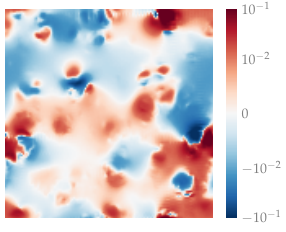

Write Python code to recreate this figure.
import os

import numpy as np
import jax
import jax.numpy as jnp
import matplotlib.pyplot as plt

from pmwd import (
    Configuration,
    SimpleLCDM,
    boltzmann,
    white_noise, linear_modes,
    lpt,
    nbody,
    scatter,
)
from pmwd.vis_util import simshow


def model(modes, cosmo, conf):
    cosmo = boltzmann(cosmo, conf)
    modes = linear_modes(modes, cosmo, conf)
    ptcl, obsvbl = lpt(modes, cosmo, conf)
    ptcl, obsvbl = nbody(ptcl, obsvbl, cosmo, conf)
    dens = scatter(ptcl, conf)
    return dens


def obj(tgt_dens, modes, cosmo, conf):
    dens = model(modes, cosmo, conf)
    return (dens - tgt_dens).var()

obj_grad = jax.grad(obj, argnums=(1, 2))


ptcl_spacing = 1.
ptcl_grid_shape = (128,) * 3
conf = Configuration(ptcl_spacing, ptcl_grid_shape, mesh_shape=2,
                     a_start=1/16, a_nbody_maxstep=1/16)

cosmo = SimpleLCDM(conf)


# control the target dens variation
fname = 'dens.npy'
if not os.path.exists(fname):
    seed = 0  # seed for target
    modes = white_noise(seed, conf)

    dens = model(modes, cosmo, conf)  # target density
    jnp.save(fname, dens)
dens = jnp.load(fname)


# control the input modes variation
fname = 'modes.npy'
if not os.path.exists(fname):
    seed = 1
    modes = white_noise(seed, conf, real=True)
    jnp.save(fname, modes)
modes = jnp.load(fname)


n = 64
fname_am = 'grads_am{}.npy'  # adjoint mode gradients
fname_ad = 'grads_ad{}.npy'  # AD mode gradients

if not os.path.exists(fname_am.format(0)):  # adjoint gradients
    print('#### adjoint method ####')
    for i in range(n):
        modes_grad, cosmo_grad = obj_grad(dens, modes, cosmo, conf)
        jnp.save(fname_am.format(i), modes_grad)
        print(cosmo_grad)
elif not os.path.exists(fname_ad.format(0)):  # AD gradients
    # HACK for AD: commenting out custom_vjp and defvjp on scatter, gather, and nbody
    print('#### AD ####')
    for i in range(n):
        modes_grad, cosmo_grad = obj_grad(dens, modes, cosmo, conf)
        jnp.save(fname_ad.format(i), modes_grad)
        print(cosmo_grad)
else:  # making plots
    gam = np.stack([np.load(fname_am.format(i)) for i in range(n)], axis=0)
    gad = np.stack([np.load(fname_ad.format(i)) for i in range(n)], axis=0)

    from matplotlib.colors import SymLogNorm, LogNorm
    plt.style.use('adjoint.mplstyle')

    fig, _ = simshow(gam[0, 32], figsize=(3.5, 2.7), cmap='RdBu_r',
                     norm=SymLogNorm(0.01, vmin=-0.1, vmax=0.1), colorbar=True,
                     interpolation='none')
    fig.savefig('grads.pdf')
    plt.close(fig)

    fig, ax = plt.subplots(figsize=(2.5, 2.5))
    bins = np.linspace(-0.32, 0.32, num=65, endpoint=True)
    ax.hist2d(gam.ravel(), gad.ravel(), bins=[bins, bins], cmap='binary', norm=LogNorm())
    ax.set_yticks(ax.get_xticks())
    ax.set_xlim(bins[0], bins[-1])
    ax.set_ylim(bins[0], bins[-1])
    ax.set_xlabel('AD grad')
    ax.set_ylabel('adjoint grad')
    fig.savefig('grads_cmp.pdf')
    plt.close(fig)

    def diffpair(g0, g1):
        g0 = g0.reshape(n, np.prod(ptcl_grid_shape))
        g1 = g1.reshape(n, np.prod(ptcl_grid_shape))
        gd = np.zeros((n * (n-1) // 2, g0.shape[1]), dtype=g0.dtype)
        for i in range(n):
            for j in range(i):
                ind  = i * (i-1) // 2 + j
                gd[ind] = g1[j] - g0[i]
        return gd.ravel()

    fig, ax = plt.subplots(figsize=(2.5, 2.5))
    bins = np.linspace(-6.4e-4, 6.4e-4, num=129, endpoint=True)
    kwargs = dict(bins=bins, histtype='step', joinstyle='round',  capstyle='round')
    gd = diffpair(gam, gam)
    print('adj-adj:', gd.std())
    ax.hist(gd, color='gray', ls='-', lw=1, label='adj-adj', **kwargs)
    gd = diffpair(gam, gad)
    print('adj-AD: ', gd.std())
    ax.hist(gd, color='k', ls='-', lw=1, label='adj-AD', **kwargs)
    gd = diffpair(gad, gad)
    print('AD-AD:  ', gd.std())
    ax.hist(gd, color='gray', ls=':', lw=1.5, label='AD-AD', **kwargs)
    ax.set_xlim(bins[0], bins[-1])
    ax.set_ylim(2e4, 5e9)
    ax.set_yscale('log')
    ax.ticklabel_format(axis='x', scilimits=(0, 0))
    ax.tick_params(axis='y', which='minor', left=False, right=False)
    ax.set_xlabel('grad diff')
    ax.set_ylabel('counts')
    ax.legend(loc=2, handlelength=0.5, handletextpad=0.5)
    fig.savefig('grads_diff.pdf')
    plt.close(fig)
